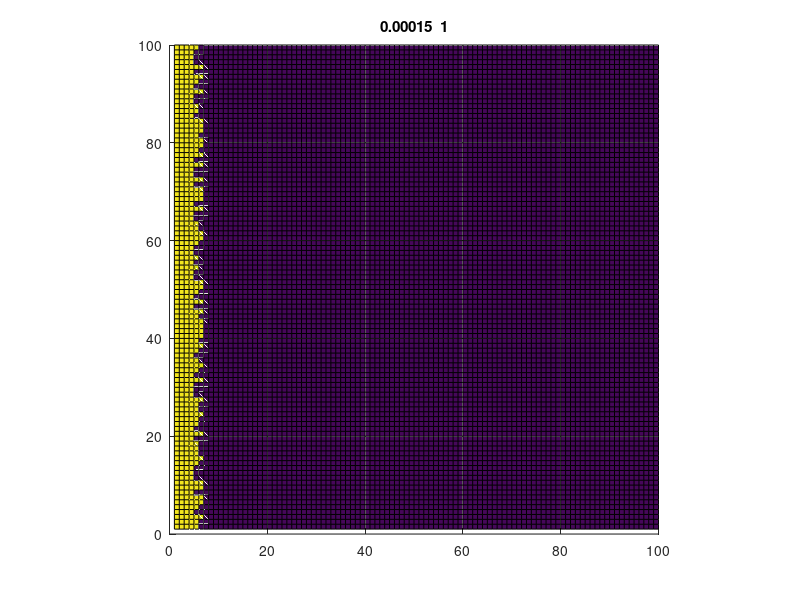

The MATLAB script that drew this image: (Note: this script raises an error after producing the figure.)
clear all
clc

%% 2D square domain
Ly = 3.0;
Lx = 3.0;

%% discretization in the y and x directions
Ny = 100;
Nx = 100;

%% grid spacing and time step size
dx = Lx/Nx;
dy = Ly/Ny;
dt = 0.00015;  % Modified as per lab document
Nstp = 5001;   %3001;

%% parameters
epsP = 0.012;
M_phi = 500;
L = 2;
alph = 0.9;
gamma = 10.0;
Tm = 1.0;
wp = 1/4;

%% 
ws = 0.008;
wl = 0.04;

epsC = 0.0015;

%% 2D arrays
phi = zeros(Ny ,Nx);
mu = zeros(Ny, Nx);
LapP = zeros(Ny, Nx);
E = zeros(Ny, Nx);
T = -5*ones(Ny, Nx);
LapT = zeros(Ny, Nx);

hf = zeros(Ny, Nx);
dhf = zeros(Ny, Nx);
muC = zeros(Ny, Nx);
LapC = zeros(Ny, Nx);
M_C = zeros(Ny, Nx);

%% initial condition
for i = 1:Ny
    intf = randi([-1 1]) + 6;
    for j = 1:Nx
        if j < intf
            phi(i,j) = 1;
        else
            phi(i,j) = 0;
        end
    end
end

Con = rand(Ny,Nx)*0.01 + 0.495;

tm = 0.0;

%% time iteration
for iter = 1:Nstp
    
    %% interpolation functions
    hf(2:Ny-1,2:Nx-1) = phi(2:Ny-1,2:Nx-1).^2 .* (3 - 2*phi(2:Ny-1,2:Nx-1));
    dhf(2:Ny-1,2:Nx-1) = 6*phi(2:Ny-1,2:Nx-1).*(1 - phi(2:Ny-1,2:Nx-1));
    
    %% order parameter field
    %% calculate latent heat term
    E(2:Ny-1, 2:Nx-1) = (alph/pi)*atan(gamma*(T(2:Ny-1, 2:Nx-1) - Tm)).*dhf(2:Ny-1,2:Nx-1);
    
    %% chemical potential
    mu(2:Ny-1, 2:Nx-1) = wp*2*(phi(2:Ny-1, 2:Nx-1).* (1.0-phi(2:Ny-1, 2:Nx-1))).*(1.0-2*phi(2:Ny-1, 2:Nx-1)) + ...
        dhf(2:Ny-1,2:Nx-1).*(ws*Con(2:Ny-1,2:Nx-1).^2.*(1-Con(2:Ny-1,2:Nx-1)).^2) - dhf(2:Ny-1,2:Nx-1).*wl.*(0.5-Con(2:Ny-1,2:Nx-1)).^4;
    
    %% Laplace of phi
    LapP(2:Ny-1, 2:Nx-1) = (phi(1:Ny-2,2:Nx-1) - 2*phi(2:Ny-1, 2:Nx-1) + phi(3:Ny-0,2:Nx-1))/dx^2 + ...
                           (phi(2:Ny-1,1:Nx-2) - 2*phi(2:Ny-1, 2:Nx-1) + phi(2:Ny-1,3:Nx-0))/dy^2;
    
    %% total chemical potential
    mu(2:Ny-1, 2:Nx-1) = mu(2:Ny-1, 2:Nx-1) + 1/6*E(2:Ny-1, 2:Nx-1) - epsP^2*LapP(2:Ny-1, 2:Nx-1);  
    
    
    %% concentration field
    muC(2:Ny-1, 2:Nx-1) = hf(2:Ny-1,2:Nx-1).*2*ws.*Con(2:Ny-1,2:Nx-1).*(1-Con(2:Ny-1,2:Nx-1)).*(1-2*Con(2:Ny-1,2:Nx-1)) - ...
                          4*(1-hf(2:Ny-1,2:Nx-1)).*wl.*(0.5-Con(2:Ny-1,2:Nx-1)).^3;
    
    %% Laplace of Con     
    LapC(2:Ny-1, 2:Nx-1) = (Con(1:Ny-2,2:Nx-1) - 2*Con(2:Ny-1, 2:Nx-1) + Con(3:Ny-0,2:Nx-1))/dx^2 + ...
                           (Con(2:Ny-1,1:Nx-2) - 2*Con(2:Ny-1, 2:Nx-1) + Con(2:Ny-1,3:Nx-0))/dy^2;
                       
    muC(2:Ny-1, 2:Nx-1) = muC(2:Ny-1, 2:Nx-1) - epsC^2*LapC(2:Ny-1, 2:Nx-1);
    
    muC(1,:) = muC(Ny-1 ,:);
    muC(Ny,:) = muC(2,:);
    muC(:,1) = muC(:,2);
    muC(:,Nx) = muC(:,Nx-1);   
    
    %% Laplace of muC
    M_C(2:Ny-1,2:Nx-1) = 40*dhf(2:Ny-1,2:Nx-1) + 0.05;
    LapC(2:Ny-1, 2:Nx-1) = (muC(1:Ny-2,2:Nx-1) - 2*muC(2:Ny-1, 2:Nx-1) + muC(3:Ny-0,2:Nx-1))/dx^2 + ...
                           (muC(2:Ny-1,1:Nx-2) - 2*muC(2:Ny-1, 2:Nx-1) + muC(2:Ny-1,3:Nx-0))/dy^2;
    
    %% temperature field
    %% Laplace of temperature
    LapT(2:Ny-1, 2:Nx-1) = (T(1:Ny-2,2:Nx-1) - 2*T(2:Ny-1, 2:Nx-1) + T(3:Ny-0,2:Nx-1))/dx^2 + ...
                           (T(2:Ny-1,1:Nx-2) - 2*T(2:Ny-1, 2:Nx-1) + T(2:Ny-1,3:Nx-0))/dy^2;
                       
    %% update order parameter                 
    phi(2:Ny-1, 2:Nx-1) = phi(2:Ny-1, 2:Nx-1) - dt* M_phi *mu(2:Ny-1, 2:Nx-1);
    
    %% update concentration 
    Con(2:Ny-1, 2:Nx-1) = Con(2:Ny-1, 2:Nx-1) + dt* M_C(2:Ny-1, 2:Nx-1) .* LapC(2:Ny-1, 2:Nx-1);
    
    %% update temperature
    T(2:Ny-1, 2:Nx-1) = T(2:Ny-1, 2:Nx-1) + dt* LapT(2:Ny-1, 2:Nx-1) - dt*L*M_phi*mu(2:Ny-1, 2:Nx-1);
    
    %% boundary conditions; no-flux
    phi(1,:) = phi(Ny-1 ,:);
    phi(Ny,:) = phi(2,:);
    phi(:,1) = phi(:,2);
    phi(:,Nx) = phi(:,Nx-1);
 
    Con(1,:) = Con(Ny-1 ,:);
    Con(Ny,:) = Con(2,:);
    Con(:,1) = Con(:,2);
    Con(:,Nx) = Con(:,Nx-1);    
    
    T(1,:) = T(Ny-1,:);
    T(Ny,:) = T(2,:);
    T(:,1) = T(:,2);
    T(:,Nx) = T(:,Nx-1);   
    
    %% time
    tm = tm + dt;
    
    % visualization
    if mod(iter,20) == 1
        
        figure(1)
        surf(phi)
        view(2)
        caxis([-0.02 1.02])
        title([num2str(tm) '  ' num2str(iter)])
        pbaspect([Nx Ny Nx])
        colormap(parula)
        colorbar
        shading interp
 
        
        figure(2)
        surf(T)
        view(2)
        pbaspect([Nx Ny Nx])
        colormap(hot)
        colorbar
        shading interp;
        
        figure(3)
        surf(Con)
        view(2)
        caxis([-0.02 1.02])
        pbaspect([Nx Ny Nx])
        colormap(jet)
        colorbar
        shading interp;        
        
    end
    
end